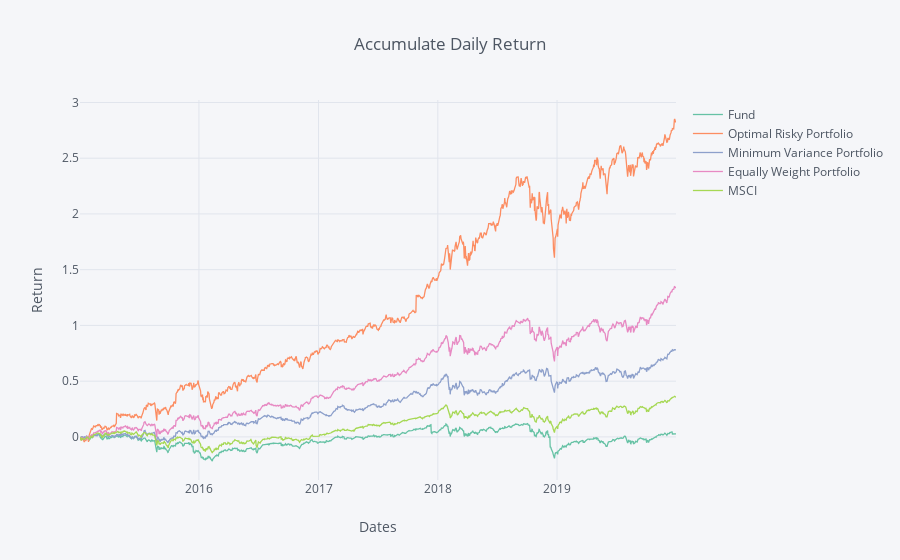

The code cell stored with this chart in its notebook:
### Code cell
%%time

performance = AC_return.iloc[0:, 10:]

plyo.iplot(performance.iplot(asFigure=True,
                   theme='pearl',
                   title='Accumulate Daily Return',
                   xTitle='Dates',
                   yTitle='Return',
                   colorscale='set2'),
          #image='png',
          filename='df_ACreturn')

### Figure 1 — Plotly figure (JSON) as saved in the notebook; plotly's stock layout.template omitted (floating-point values rounded to 4 significant figures; data arrays with more than 128 entries replaced by an {"elided": "..."} marker saying what was removed)
{"data": [{"line": {"color": "rgba(102, 194, 165, 1.0)", "dash": "solid", "shape": "linear", "width": 1.3}, "mode": "lines", "name": "Fund", "text": "", "type": "scatter", "uid": "21bdf789-3141-4d59-9847-db692b5ad6c8", "x": {"elided": "1258 str values"}, "y": {"elided": "1258 float values"}}, {"line": {"color": "rgba(252, 141, 98, 1.0)", "dash": "solid", "shape": "linear", "width": 1.3}, "mode": "lines", "name": "Optimal Risky Portfolio", "text": "", "type": "scatter", "uid": "69034634-159e-47bd-ada5-38788087c5b0", "x": {"elided": "1258 str values"}, "y": {"elided": "1258 float values"}}, {"line": {"color": "rgba(141, 160, 203, 1.0)", "dash": "solid", "shape": "linear", "width": 1.3}, "mode": "lines", "name": "Minimum Variance Portfolio", "text": "", "type": "scatter", "uid": "ef6531b6-e9a8-47ca-8a91-c812db0c932d", "x": {"elided": "1258 str values"}, "y": {"elided": "1258 float values"}}, {"line": {"color": "rgba(231, 138, 195, 1.0)", "dash": "solid", "shape": "linear", "width": 1.3}, "mode": "lines", "name": "Equally Weight Portfolio", "text": "", "type": "scatter", "uid": "18451f67-0c51-4311-b0f9-57c598bc3a1f", "x": {"elided": "1258 str values"}, "y": {"elided": "1258 float values"}}, {"line": {"color": "rgba(166, 216, 84, 1.0)", "dash": "solid", "shape": "linear", "width": 1.3}, "mode": "lines", "name": "MSCI", "text": "", "type": "scatter", "uid": "a9df5a97-9c70-445c-b756-c100384e0098", "x": {"elided": "1258 str values"}, "y": {"elided": "1258 float values"}}], "layout": {"legend": {"bgcolor": "#F5F6F9", "font": {"color": "#4D5663"}}, "paper_bgcolor": "#F5F6F9", "plot_bgcolor": "#F5F6F9", "title": {"font": {"color": "#4D5663"}, "text": "Accumulate Daily Return"}, "xaxis": {"gridcolor": "#E1E5ED", "showgrid": true, "tickfont": {"color": "#4D5663"}, "title": {"font": {"color": "#4D5663"}, "text": "Dates"}, "zerolinecolor": "#E1E5ED"}, "yaxis": {"gridcolor": "#E1E5ED", "showgrid": true, "tickfont": {"color": "#4D5663"}, "title": {"font": {"color": "#4D5663"}, "text": "Return"}, "zerolinecolor": "#E1E5ED"}}}
